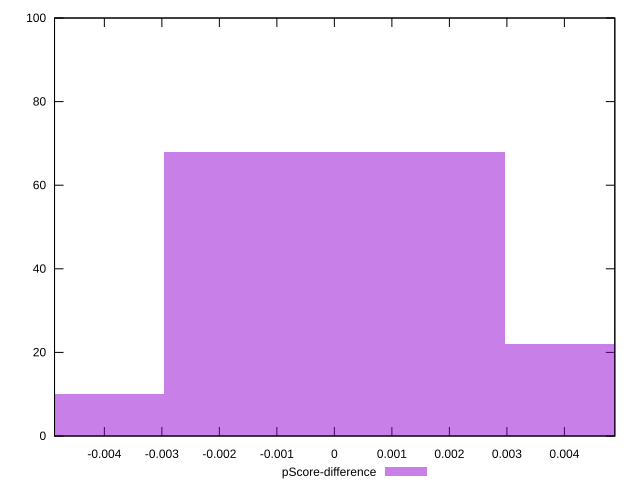

Generate this figure with gnuplot:
reset

$pScoreDifference <<EOF
0 68
0.005924245586790298 22
-0.005924245586790298 10
EOF

set key outside below
set boxwidth 0.005924245586790298
set xrange [-0.004866356658086879:0.004876931198006806]
set yrange [0:100]
set trange [0:100]
set style fill transparent solid 0.5 noborder
set terminal svg size 640, 490 enhanced background rgb 'white'
set output "reports/report_00027_2021-02-24T12-40-31.850Z/mainthread-work-breakdown/samples/agenda/pScore-difference/histogram.svg"

plot $pScoreDifference title "pScore-difference" with boxes

reset
